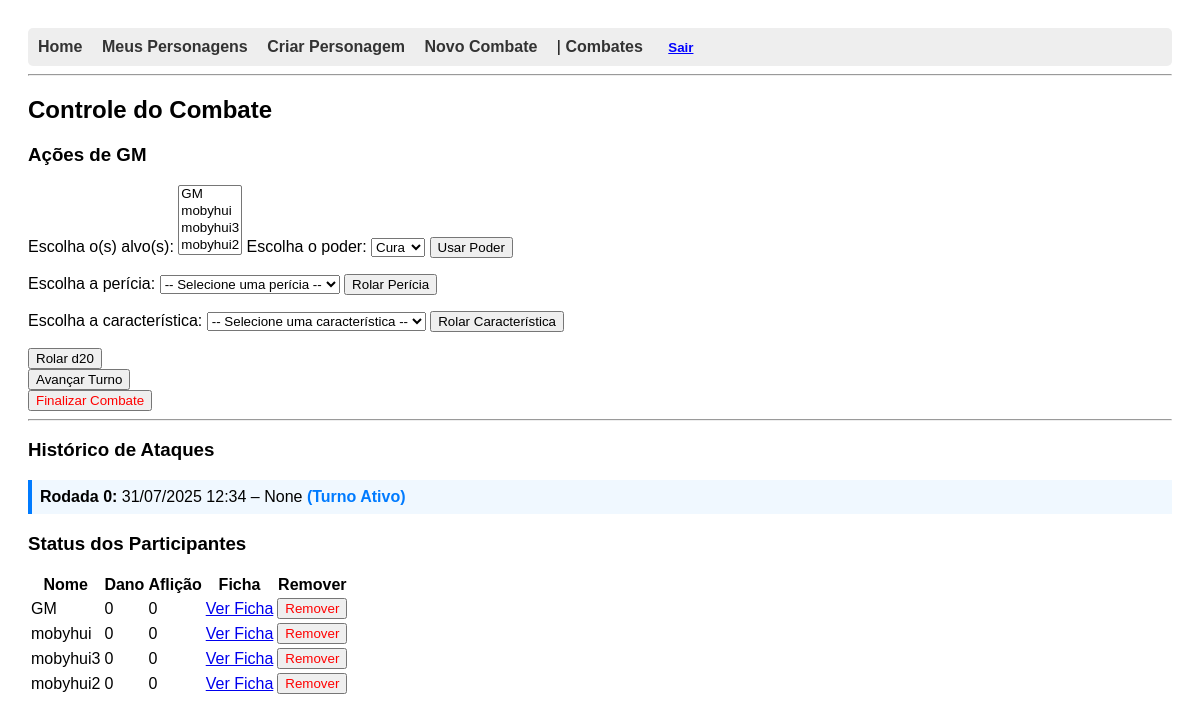
The app's page /combate/65/ (signed in) with its own data.
### combate/models.py (models this page shows, shortened)
class Turno(models.Model):
    combate = models.ForeignKey(Combate, on_delete=models.CASCADE)
    personagem = models.ForeignKey(Personagem, on_delete=models.CASCADE)
    ordem = models.PositiveIntegerField()
    ativo = models.BooleanField(default=False)
    criado_em = models.DateTimeField(auto_now_add=True)
    descricao = models.TextField(blank=True, null=True)  # <-- Adicione esta linha!

class Participante(models.Model):
    personagem = models.ForeignKey(Personagem, on_delete=models.CASCADE)
    combate = models.ForeignKey(Combate, on_delete=models.CASCADE)
    iniciativa = models.IntegerField()
    dano = models.IntegerField(default=0)
    aflicao = models.IntegerField(default=0)
    bonus_temporario = models.IntegerField(default=0)      # Para Buff
    penalidade_temporaria = models.IntegerField(default=0) # Para Debuff

### personagens/models.py (models this page shows, shortened)
class Personagem(models.Model):
    nome = models.CharField(max_length=100)
    usuario = models.ForeignKey(User, on_delete=models.CASCADE)
    nivel_poder = models.IntegerField(default=10)
    forca = models.IntegerField(default=0)
    vigor = models.IntegerField(default=0)
    destreza = models.IntegerField(default=0)
    agilidade = models.IntegerField(default=0)
    luta = models.IntegerField(default=0)
    inteligencia = models.IntegerField(default=0)
    prontidao = models.IntegerField(default=0)
    presenca = models.IntegerField(default=0)
    aparar = models.IntegerField(default=0)
    esquivar = models.IntegerField(default=0)
    fortitude = models.IntegerField(default=0)
    vontade = models.IntegerField(default=0)
    resistencia = models.IntegerField(default=0)
    penalidade_resistencia = models.IntegerField(default=0, blank=True)
    condicao = models.CharField(max_length=30, blank=True, default="")
    acrobacias = models.IntegerField(default=0)
    atletismo = models.IntegerField(default=0)
    combate_distancia = models.IntegerField(default=0)
    combate_corpo = models.IntegerField(default=0)
    enganacao = models.IntegerField(default=0)
    especialidade = models.IntegerField(default=0)
    furtividade = models.IntegerField(default=0)
    intimidacao = models.IntegerField(default=0)
    intuicao = models.IntegerField(default=0)
    investigacao = models.IntegerField(default=0)
    percepcao = models.IntegerField(default=0)
    persuasao = models.IntegerField(default=0)
    prestidigitacao = models.IntegerField(default=0)
    tecnologia = models.IntegerField(default=0)
    tratamento = models.IntegerField(default=0)
    veiculos = models.IntegerField(default=0)
    historia = models.IntegerField(default=0)
    sobrevivencia = models.IntegerField(default=0)

### combate/views.py (the view)
# urls.py: path('<int:combate_id>/', detalhes_combate, name='detalhes_combate'),
def detalhes_combate(request, combate_id):
    combate = get_object_or_404(Combate, id=combate_id)
    participantes = Participante.objects.filter(combate=combate).order_by('-iniciativa')
    turnos = Turno.objects.filter(combate=combate).order_by('criado_em')  # ou por ordem
    turno_ativo = turnos.filter(ativo=True).first()
    poderes_disponiveis = Poder.objects.filter(personagem=turno_ativo.personagem) if turno_ativo else []
    defesas_disponiveis = ["vontade", "fortitude", "resistencia", "aparar", "esquivar"]
    pericias = [
        'acrobacias', 'atletismo', 'combate_distancia', 'combate_corpo', 'enganacao',
        'especialidade', 'furtividade', 'intimidacao', 'intuicao', 'investigacao',
        'percepcao', 'persuasao', 'prestidigitacao', 'tecnologia', 'tratamento',
        'veiculos', 'historia', 'sobrevivencia'
    ]
    caracteristicas = [
        'forca', 'vigor', 'destreza', 'agilidade', 'luta', 'inteligencia', 'prontidao', 'presenca'
    ]
    personagens_no_combate_ids = participantes.values_list('personagem_id', flat=True)
    personagens_disponiveis = Personagem.objects.filter(usuario=request.user).exclude(id__in=personagens_no_combate_ids)
    context = {
        'combate': combate,
        'participantes': participantes,
        'turnos': turnos,
        'turno_ativo': turno_ativo,
        'poderes_disponiveis': poderes_disponiveis,  # <-- Corrija aqui!
        'defesas': defesas_disponiveis,
        'personagens_disponiveis': personagens_disponiveis,
        'pericias': pericias,
        'caracteristicas': caracteristicas,
    }
    return render(request, 'combate/detalhes_combate.html', context)

### combate/templates/combate/detalhes_combate.html (shortened to what this page needs)
{% extends 'base.html' %}
{% block content %}
<h2>Controle do Combate</h2>
{% if turno_ativo %}
  <h3>Ações de {{ turno_ativo.personagem.nome }}</h3>
  <form method="post" action="{% url 'realizar_ataque' combate.id %}" id="form-ataque">
    <label for="alvo">Escolha o(s) alvo(s):</label>
    <select id="alvo" name="alvo_id" multiple required size="4">
      {% for p in participantes %}
        <option value="{{ p.personagem.id }}">{{ p.personagem.nome }}</option>
      {% endfor %}
    </select>
    <label for="poder">Escolha o poder:</label>
    <select name="poder_id" id="poder" required>
      {% for poder in poderes_disponiveis %}
        <option value="{{ poder.id }}">{{ poder.nome }}</option>
      {% empty %}
        <option disabled>Nenhum poder disponível</option>
      {% endfor %}
    </select>
    <button type="submit">Usar Poder</button>
  </form>
<form method="post" action="{% url 'realizar_ataque' combate.id %}" id="form-pericia" style="margin-top: 1em;">
  <label for="pericia_rolar">Escolha a perícia:</label>
  <select name="pericia" id="pericia_rolar" required>
    <option value="">-- Selecione uma perícia --</option>
  </select>
  <button type="submit" name="rolar_pericia" value="1">Rolar Perícia</button>
</form>
<form method="post" action="{% url 'realizar_ataque' combate.id %}" id="form-caracteristica" style="margin-top: 1em;">
  <label for="caracteristica_rolar">Escolha a característica:</label>
  <select name="caracteristica" id="caracteristica_rolar" required>
    <option value="">-- Selecione uma característica --</option>
  </select>
  <button type="submit" name="rolar_caracteristica" value="1">Rolar Característica</button>
</form>
<form method="post" action="{% url 'realizar_ataque' combate.id %}" style="margin-top: 1em;">
  <button type="submit" name="rolar_d20" value="1">Rolar d20</button>
</form>
  <form method="post" action="{% url 'avancar_turno' combate.id %}">
    <button type="submit" formnovalidate>Avançar Turno</button>
  </form>
  <form method="post" action="{% url 'finalizar_combate' combate.id %}">
    <button type="submit" style="color: red;" formnovalidate>Finalizar Combate</button>
  </form>
{% endif %}
<hr>
<h3>Histórico de Ataques</h3>
<ul style="list-style-type: none; padding-left: 0;">
  {% for turno in turnos %}
<li style="margin-bottom: 0.5em; {% if turno.ativo %}background-color: #f0f8ff; padding: 0.5em; border-left: 4px solid #007bff;{% endif %}">
  <strong>Rodada {{ turno.ordem }}:</strong>
  {{ turno.criado_em|date:"d/m/Y H:i" }} – {{ turno.descricao|safe }}
  {% if turno.ativo %}
    <span style="color: #007bff; font-weight: bold;">(Turno Ativo)</span>
  {% endif %}
</li>
  {% empty %}
    <li>Nenhum ataque registrado ainda.</li>
  {% endfor %}
</ul>
<h3>Status dos Participantes</h3>
<table>
  <tr>
    <th>Nome</th>
    <th>Dano</th>
    <th>Aflição</th>
    <th>Ficha</th>
    <th>Remover</th>
  </tr>
  {% for p in participantes %}
    <tr>
      <td>{{ p.personagem.nome }}</td>
      <td>{{ p.dano }}</td>
      <td>{{ p.aflicao }}</td>
      <td>
        <a href="{% url 'ficha_personagem' p.personagem.id %}" target="_blank">Ver Ficha</a>
      </td>
      <td>
        <form method="post" action="{% url 'remover_participante' combate.id p.id %}" style="display:inline;">
          <button type="submit" style="color:red;">Remover</button>
        </form>
      </td>
    </tr>
  {% endfor %}
</table>
{% endblock %}

### templates/base.html (style rules this page uses)
body { font-family: Arial, sans-serif; padding: 20px; }

### records on screen
Turno: personagem.nome "GM", ordem "0", criado_em "31/07/2025 12:34", descricao "None", ativo "(Turno Ativo)"
Participante: personagem.nome "GM", dano "0", aflicao "0"
Participante: personagem.nome "mobyhui", dano "0", aflicao "0"
Participante: personagem.nome "mobyhui3", dano "0", aflicao "0"
Participante: personagem.nome "mobyhui2", dano "0", aflicao "0"

### other values on screen
form field poder_id "Cura"
